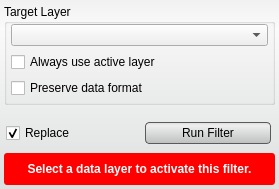
<?xml version="1.0" encoding="UTF-8"?>
<ui version="4.0">
 <class>MeanFilterInterface</class>
 <widget class="QWidget" name="MeanFilterInterface">
  <property name="geometry">
   <rect>
    <x>0</x>
    <y>0</y>
    <width>279</width>
    <height>189</height>
   </rect>
  </property>
  <property name="sizePolicy">
   <sizepolicy hsizetype="Preferred" vsizetype="Preferred">
    <horstretch>0</horstretch>
    <verstretch>0</verstretch>
   </sizepolicy>
  </property>
  <property name="minimumSize">
   <size>
    <width>213</width>
    <height>136</height>
   </size>
  </property>
  <property name="baseSize">
   <size>
    <width>650</width>
    <height>136</height>
   </size>
  </property>
  <property name="windowTitle">
   <string>Mean Filter</string>
  </property>
  <property name="styleSheet">
   <string notr="true">QWidget#MeanFilterInterface{
	border-radius: 3px;
	background-color: qlineargradient(spread:pad, x1:0.5, y1:0, x2:0.5, y2:0.960227, stop:0 rgba(241, 241, 241, 255), stop:0.155779 rgba(250, 250, 250, 255), stop:1 rgba(222, 224, 224, 255));       
}

QPushButton{
	background-color: qlineargradient(spread:pad, x1:0.5, y1:0, x2:0.5, y2:0.960227, stop:0 rgba(221, 221, 221, 255), stop:0.155779 rgba(238, 238, 238, 255), stop:1 rgba(192, 194, 194, 255));
	border-radius: 4px;
	border: 1px solid rgb(90, 90, 90);
	margin:4px;
}

QPushButton:hover{
	background-color: qlineargradient(spread:pad, x1:0.5, y1:0, x2:0.5, y2:1, stop:0 rgba(195, 195, 195, 255), stop:0.253769 rgba(206, 206, 206, 255), stop:1 rgba(185, 185, 185, 255));
	border-radius: 4px;
	border: 1px solid rgb(90, 90, 90);
	margin:4px;
}

QPushButton:pressed{
	background-color: qlineargradient(spread:pad, x1:0.5, y1:0, x2:0.5, y2:1, stop:0 rgba(150, 150, 150, 255), stop:0.753769 rgba(206, 206, 206, 255), stop:1 rgba(185, 185, 185, 255));
	border-radius: 4px;
	border: 1px solid rgb(90, 90, 90);
	margin:4px;
}</string>
  </property>
  <layout class="QVBoxLayout" name="verticalLayout">
   <property name="spacing">
    <number>4</number>
   </property>
   <property name="margin">
    <number>4</number>
   </property>
   <item>
    <widget class="QGroupBox" name="target_groupbox_">
     <property name="title">
      <string>Target Layer</string>
     </property>
     <layout class="QVBoxLayout" name="verticalLayout_5">
      <property name="spacing">
       <number>6</number>
      </property>
      <property name="leftMargin">
       <number>4</number>
      </property>
      <property name="topMargin">
       <number>0</number>
      </property>
      <property name="rightMargin">
       <number>4</number>
      </property>
      <property name="bottomMargin">
       <number>4</number>
      </property>
      <item>
       <widget class="QtUtils::QtDropableComboBox" name="target_layer_">
        <property name="sizePolicy">
         <sizepolicy hsizetype="Ignored" vsizetype="Fixed">
          <horstretch>0</horstretch>
          <verstretch>0</verstretch>
         </sizepolicy>
        </property>
       </widget>
      </item>
      <item>
       <widget class="QWidget" name="widget" native="true">
        <property name="minimumSize">
         <size>
          <width>0</width>
          <height>20</height>
         </size>
        </property>
        <layout class="QHBoxLayout" name="horizontalLayout_4">
         <property name="spacing">
          <number>0</number>
         </property>
         <property name="margin">
          <number>0</number>
         </property>
         <item>
          <widget class="QCheckBox" name="use_active_layer_">
           <property name="text">
            <string>Always use active layer</string>
           </property>
          </widget>
         </item>
        </layout>
       </widget>
      </item>
      <item>
       <widget class="QWidget" name="widget_2" native="true">
        <property name="minimumSize">
         <size>
          <width>0</width>
          <height>20</height>
         </size>
        </property>
        <layout class="QHBoxLayout" name="horizontalLayout_3">
         <property name="spacing">
          <number>0</number>
         </property>
         <property name="margin">
          <number>0</number>
         </property>
         <item>
          <widget class="QCheckBox" name="preserve_data_format_">
           <property name="text">
            <string>Preserve data format</string>
           </property>
          </widget>
         </item>
        </layout>
       </widget>
      </item>
     </layout>
    </widget>
   </item>
   <item>
    <widget class="QtUtils::QtSliderIntCombo" name="radius_" native="true"/>
   </item>
   <item>
    <widget class="QWidget" name="replaceRunWidget" native="true">
     <property name="minimumSize">
      <size>
       <width>0</width>
       <height>32</height>
      </size>
     </property>
     <property name="maximumSize">
      <size>
       <width>16777215</width>
       <height>32</height>
      </size>
     </property>
     <layout class="QHBoxLayout" name="horizontalLayout" stretch="1,1">
      <property name="spacing">
       <number>0</number>
      </property>
      <property name="leftMargin">
       <number>2</number>
      </property>
      <property name="topMargin">
       <number>0</number>
      </property>
      <property name="rightMargin">
       <number>0</number>
      </property>
      <property name="bottomMargin">
       <number>0</number>
      </property>
      <item>
       <widget class="QCheckBox" name="replaceCheckBox">
        <property name="text">
         <string>Replace</string>
        </property>
        <property name="checked">
         <bool>true</bool>
        </property>
       </widget>
      </item>
      <item>
       <widget class="QPushButton" name="runFilterButton">
        <property name="minimumSize">
         <size>
          <width>0</width>
          <height>30</height>
         </size>
        </property>
        <property name="text">
         <string>Run Filter</string>
        </property>
       </widget>
      </item>
     </layout>
    </widget>
   </item>
   <item>
    <widget class="QWidget" name="message_alert_" native="true">
     <property name="minimumSize">
      <size>
       <width>0</width>
       <height>32</height>
      </size>
     </property>
     <property name="styleSheet">
      <string notr="true">QLabel#message_{
	color: white;
	font: bold;
}

QWidget#message_alert_{
	border-radius: 3px;
	background-color: red;
}</string>
     </property>
     <layout class="QHBoxLayout" name="horizontalLayout_5">
      <property name="spacing">
       <number>0</number>
      </property>
      <property name="margin">
       <number>4</number>
      </property>
      <item>
       <widget class="QLabel" name="message_">
        <property name="text">
         <string>Select a data layer to activate this filter.</string>
        </property>
        <property name="alignment">
         <set>Qt::AlignCenter</set>
        </property>
        <property name="wordWrap">
         <bool>true</bool>
        </property>
       </widget>
      </item>
     </layout>
    </widget>
   </item>
  </layout>
 </widget>
 <customwidgets>
  <customwidget>
   <class>QtUtils::QtSliderIntCombo</class>
   <extends>QWidget</extends>
   <header location="global">QtUtils/Widgets/QtSliderIntCombo.h</header>
   <container>1</container>
  </customwidget>
  <customwidget>
   <class>QtUtils::QtDropableComboBox</class>
   <extends>QComboBox</extends>
   <header location="global">QtUtils/Widgets/QtDropableComboBox.h</header>
  </customwidget>
 </customwidgets>
 <resources/>
 <connections/>
</ui>
